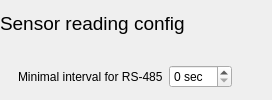
                <widget class="QWidget" name="networkConfigWidget_2" native="true">
                 <layout class="QVBoxLayout" name="verticalLayout_24">
                  <property name="leftMargin">
                   <number>0</number>
                  </property>
                  <property name="topMargin">
                   <number>0</number>
                  </property>
                  <property name="rightMargin">
                   <number>0</number>
                  </property>
                  <property name="bottomMargin">
                   <number>0</number>
                  </property>
                  <item>
                   <widget class="QLabel" name="label_19">
                    <property name="font">
                     <font>
                      <pointsize>14</pointsize>
                     </font>
                    </property>
                    <property name="text">
                     <string>Sensor reading config</string>
                    </property>
                   </widget>
                  </item>
                  <item>
                   <layout class="QVBoxLayout" name="verticalLayout_25">
                    <property name="leftMargin">
                     <number>18</number>
                    </property>
                    <property name="bottomMargin">
                     <number>0</number>
                    </property>
                    <item>
                     <widget class="QWidget" name="gsmModbusAsciiGroupWidget_10" native="true">
                      <layout class="QHBoxLayout" name="horizontalLayout_45">
                       <property name="leftMargin">
                        <number>0</number>
                       </property>
                       <property name="topMargin">
                        <number>0</number>
                       </property>
                       <property name="rightMargin">
                        <number>0</number>
                       </property>
                       <property name="bottomMargin">
                        <number>0</number>
                       </property>
                       <item>
                        <widget class="QLabel" name="label_21">
                         <property name="minimumSize">
                          <size>
                           <width>50</width>
                           <height>0</height>
                          </size>
                         </property>
                         <property name="text">
                          <string>Minimal interval for RS-485</string>
                         </property>
                        </widget>
                       </item>
                       <item>
                        <widget class="QSpinBox" name="rs485MinIntervalSpinBox">
                         <property name="suffix">
                          <string> sec</string>
                         </property>
                         <property name="maximum">
                          <number>60</number>
                         </property>
                        </widget>
                       </item>
                       <item>
                        <spacer name="horizontalSpacer_39">
                         <property name="orientation">
                          <enum>Qt::Horizontal</enum>
                         </property>
                         <property name="sizeHint" stdset="0">
                          <size>
                           <width>40</width>
                           <height>20</height>
                          </size>
                         </property>
                        </spacer>
                       </item>
                      </layout>
                     </widget>
                    </item>
                   </layout>
                  </item>
                 </layout>
                </widget>
